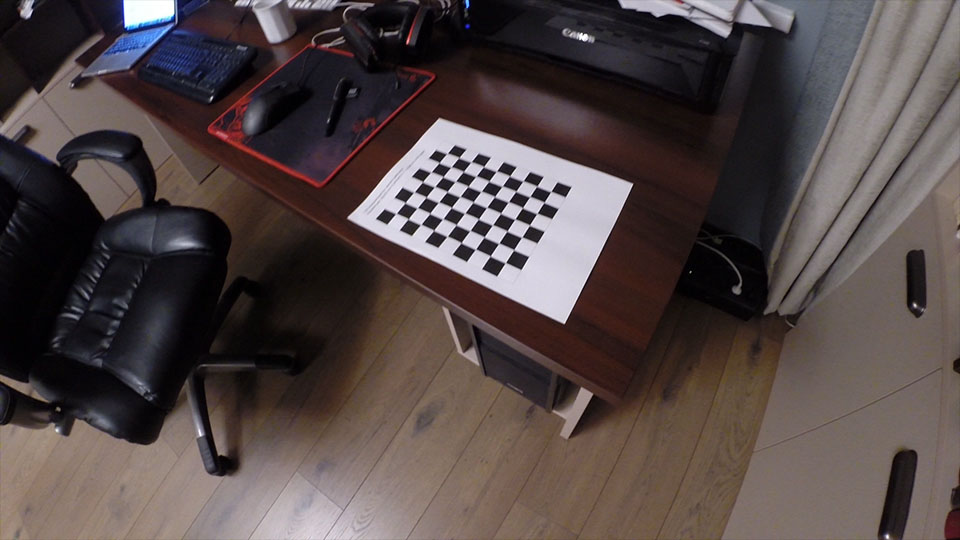
#> input picture images/GOPR01170000.jpg, 960 x 540 px, found by its file name
$ jupyter execute Ivan_Mikheev_3823M1FIii3_3d_task3.ipynb
#> lines starting #> are read from the running program, lines starting #| are printed output that depends on the picture
[cell 1]
import numpy as np
import cv2
import scipy
import matplotlib.pyplot as plt
import warnings

warnings.filterwarnings("ignore", category=DeprecationWarning)

#### 10. (5 баллов) Шахматная доска 8х8 клеток имеет длину клетки 0.2. Начало мировой системы координат находится в левом нижнем углу, оси X и Y направлены вдоль сторон клеток, ось Z перпендикулярна плоскости доски. Используя внутренние параметры и положение камеры относительно мировой системы координат из задачи 6 (второе домашнее задание), и предполагая отсутствие дисторсии, найти координаты проекций углов клеток на плоскость изображения. Затем решить задачу PnP, используя функцию cv2.solvePnPGeneric, для трехмерных координат клеток в мировой системе координат и найденных двумерных проекций. Сравнить полученные поворот и трансляцию с взятыми из задачи 6. Если результаты получаются неожиданными, объяснить.

[cell 2]
camera_matrix = np.array([[1000., 0., 400.], [0., 1000., 300.], [
                         0., 0., 1.]], dtype=np.float32)

rotation_vector = np.array([[0., 0., np.pi / 4]],
                           dtype=np.float32)  # вектор поворота
translation_vector = np.array([[0.], [0.], [10.]], dtype=np.float32)

chessboard_corners_3d = np.zeros((64, 3), np.float32)
for i in range(8):
    for j in range(8):
        chessboard_corners_3d[i * 8 + j] = [i * 0.2, j * 0.2, 0]

image_points, _ = cv2.projectPoints(
    chessboard_corners_3d, rotation_vector, translation_vector, camera_matrix, None
)

image_points = image_points.reshape((64, 2))

[cell 3]
retval, rvec, tvec, _ = cv2.solvePnPGeneric(
    objectPoints=chessboard_corners_3d,
    imagePoints=image_points,
    cameraMatrix=camera_matrix,
    distCoeffs=None,
    flags=cv2.SOLVEPNP_ITERATIVE,
)

print("Rotation vector:", rvec)
print("Translation vector:", tvec)
print(np.allclose(tvec, translation_vector, atol=0.00001))

#### 11. (15 баллов, необязательно) Найти внутренние параметры камеры и параметры дисторсии по изображениям из архива https://drive.google.com/file/d/1m6qNqSkZYLZW9YD89zsHIgEgbjWRM-vN/view?usp=sharing. Можно использовать сэмпл example_cpp_calibration из OpenCV

#### 12. (5 баллов) Используя матрицу внутренних параметров https://drive.google.com/file/d/1A4H84PLy7971Xd1ErS1bRRupWk9_TCYI/view?usp=sharing, запустить функцию cv2.undistort() на изображении https://drive.google.com/file/d/1mC0PI9k4q_wJt9iAn6uosEVSJb9PcZIk/view?usp=sharing, и записать в файл изображение с компенсацией искажений линзы.

[cell 4]
K = np.array(
    [
        [4.2581151397691417e02, 0.0, 4.8175802555527360e02],
        [0.0, 4.3533255745518812e02, 2.6743704185634374e02],
        [0.0, 0.0, 1.0],
    ]
)
D = np.array(
    [
        4.4429001834994422e00,
        2.7649030467662392e00,
        -4.5203901289078106e-03,
        -1.8217805324766470e-03,
        0.0,
        4.7056576535214534e00,
        3.9343291290497260e00,
        3.3910745370687528e-01,
        0.0,
        0.0,
        0.0,
        0.0,
        0.0,
        0.0,
    ]
)
img = cv2.imread("images\GOPR01170000.jpg")
#> img is the input picture: shape (540, 960, 3); mean B, G, R 70.5, 71.2, 82.6
plt.imshow(cv2.cvtColor(img, cv2.COLOR_BGR2RGB))

[cell 5]
undistort = cv2.undistort(img, K, D)
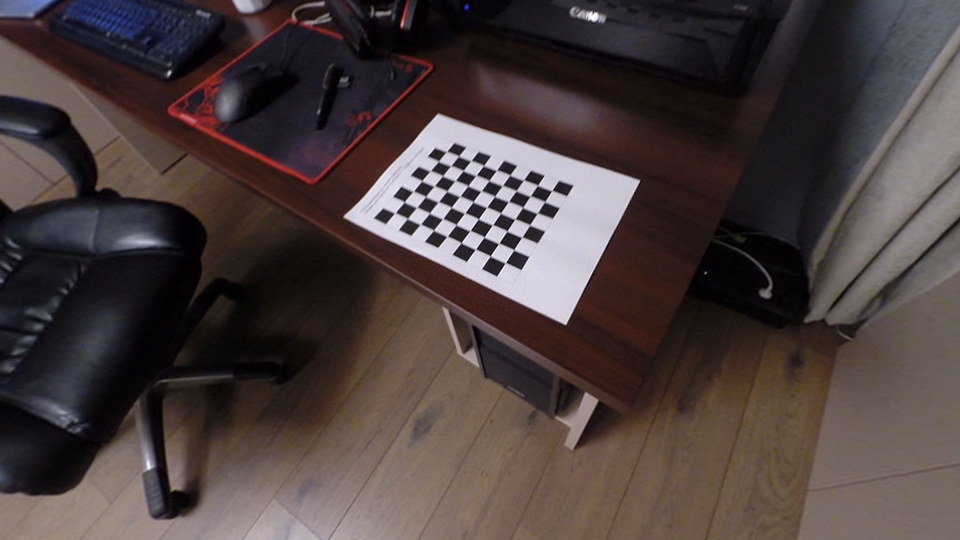
#> undistort: shape (540, 960, 3); mean B, G, R 62, 62.8, 74.5
cv2.imwrite("images\\undistort.jpg", undistort)
plt.imshow(cv2.cvtColor(undistort, cv2.COLOR_BGR2RGB))

#### 13. (5 баллов) Первая камера повернута относительно второй на 45 градусов по оси z и сдвинута на 10 вдоль направления оси x второй камеры. У обеих камер матрицы внутренних параметров единичные. Найти и распечатать фундаментальную матрицу.

[cell 6]
K1, K2 = np.eye(3), np.eye(3)

R1 = np.array(
    [

        [np.cos(np.pi / 4), -np.sin(np.pi / 4), 0],
        [np.sin(np.pi / 4), np.cos(np.pi / 4), 0],
        [0, 0, 1],
    ]
)
R2 = np.eye(3)

T1 = np.array([[10], [0], [0]])
T2 = np.array([[0], [0], [0]])

P1 = np.hstack((R1, T1))
P2 = np.hstack((R2, T2))

[cell 7]
C = np.array([[0.0], [0.0], [0.0], [1.0]])
P2 @ C

[cell 8]
e2 = P1 @ C
e2

[cell 9]
arr = np.linalg.inv(K2)
P = np.insert(arr, 3, np.array([0, 0, 0]), axis=0)
P

[cell 10]
T2x, T2y, T2z = e2.T[0]
T2_crest = np.array([[0, -T2z, T2y], [T2z, 0, -T2x], [-T2y, T2x, 0]])
T2_crest

[cell 11]
F = T2_crest@P1@P

[cell 12]
def is_fundamental_matrix(
    F,
    K1: np.array,
    K2: np.array,
    R1: np.array,
    R2: np.array,
    T1: np.array,
    T2: np.array,
    iter: int = 5,
    max_int: int = 5,
):
#> called with F = array of shape (3, 3), K1 = array of shape (3, 3), K2 = array of shape (3, 3), R1 = array of shape (3, 3), R2 = array of shape (3, 3), T1 = array of shape (1, 3), T2 = array of shape (1, 3), iter = 5
    P1 = np.dot(K1, np.insert(R1, 3, T1, axis=1))
    P2 = np.dot(K2, np.insert(R2, 3, T2, axis=1))
    for i in range(iter):
        X = np.array(
            [
                np.random.randint(1, max_int),
                np.random.randint(1, max_int),
                np.random.randint(1, max_int),
            ]
        )
        x1 = np.dot(P1, np.insert(X, 3, 1, axis=0))
        x2 = np.dot(P2, np.insert(X, 3, 1, axis=0))
        x1 = x1 / x1[2]
        x2 = x2 / x2[2]
        is_zero = np.dot(x2.T, np.dot(F, x1))
        if not np.allclose(is_zero, 0):
            return False
    return True

[cell 13]
print(F.T@e2)
is_fundamental_matrix(F, K2, K1, R2, R1, T2.T, T1.T)

[cell 14]
print("Fundamental matrix:")
print(F)

#### 14. (5 баллов) Первая камера повернута относительно мировой системы координат на 45 градусов по оси z, а вторая – на -45 градусов по оси у и сдвинута на 10 в направлении оси x. У обеих камер матрицы внутренних параметров единичные. Найти и распечатать фундаментальную матрицу.

[cell 15]
K1, K2 = np.eye(3), np.eye(3)

R1 = np.array(
    [
        [np.cos(np.pi / 4), -np.sin(np.pi / 4), 0],
        [np.sin(np.pi / 4), np.cos(np.pi / 4), 0],
        [0, 0, 1],
    ]
)
R2 = np.array(
    [
        [np.cos(np.pi / 4), 0, -np.sin(np.pi / 4)],
        [0, 1, 0],
        [np.sin(np.pi / 4), 0, np.cos(np.pi / 4)],
    ]
)

T1 = np.array([[0], [0], [0]])
T2 = np.array([[10], [0], [0]])

P1 = np.hstack((R1, T1))
P2 = np.hstack((R2, T2))

[cell 16]
C = np.array([[0.0], [0.0], [0.0], [1.0]])
P1 @ C

[cell 17]
e2 = P2 @ C
e2

[cell 18]
P = np.insert(np.linalg.inv(K2), 3, np.array([0, 0, 0]), axis=0)
P

[cell 19]
T2x, T2y, T2z = e2.T[0]
T2_crest = np.array([[0, -T2z, T2y], [T2z, 0, -T2x], [-T2y, T2x, 0]])
T2_crest

[cell 20]
F = np.linalg.inv(K2).T @ T2_crest @ R2 @ R1.T @ np.linalg.inv(K1)
print("Fundamental matrix:")
print(F)

[cell 21]
print(F.T@e2)
is_fundamental_matrix(F, K1, K2, R1, R2, T1.T, T2.T)

$ run again, with images/undistort.jpg copied over images/GOPR01170000.jpg
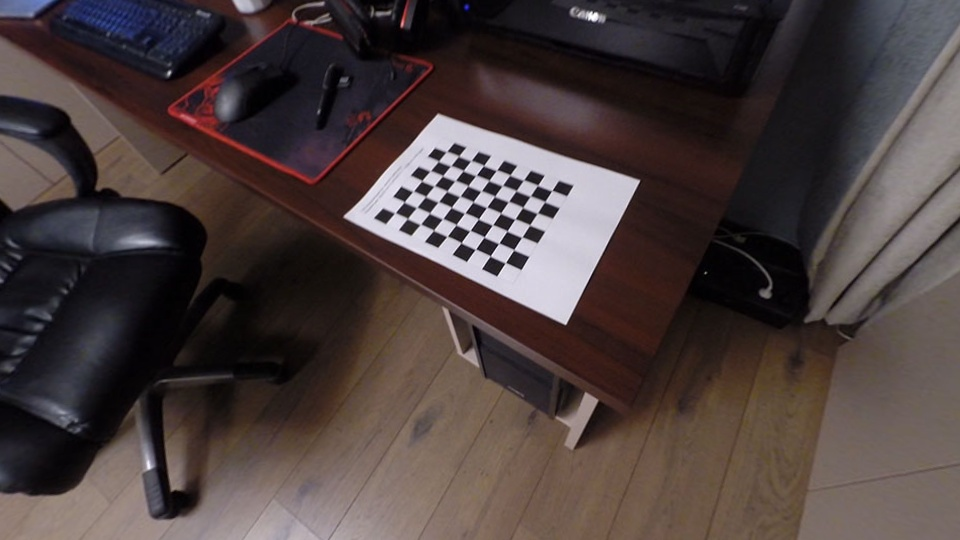
#> input picture images/undistort.jpg, 960 x 540 px, found by its file name
#> img is the input picture: shape (540, 960, 3); mean B, G, R 61.9, 62.8, 74.5
#> `undistort = cv2.undistort(img, K, D)`:
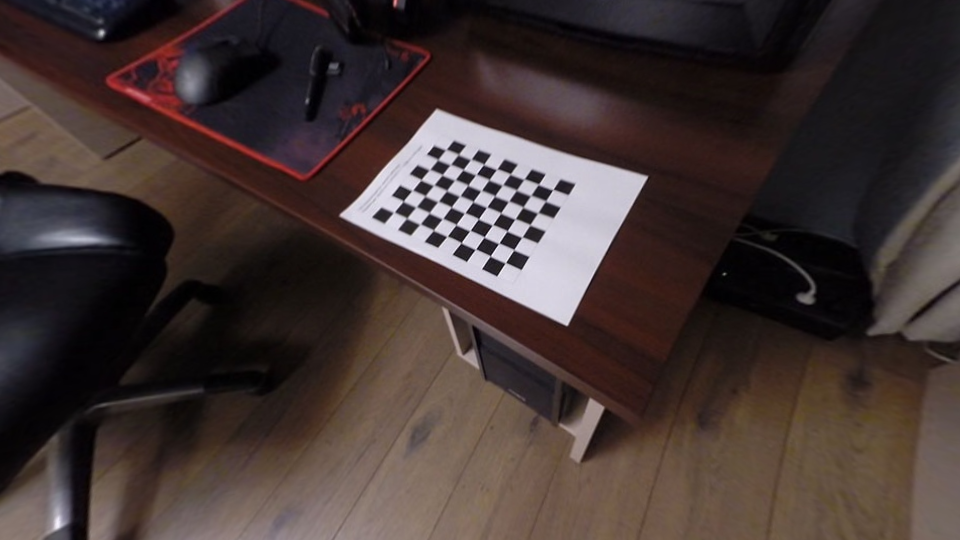
#> undistort: shape (540, 960, 3); mean B, G, R 51.4, 53.5, 66.5
